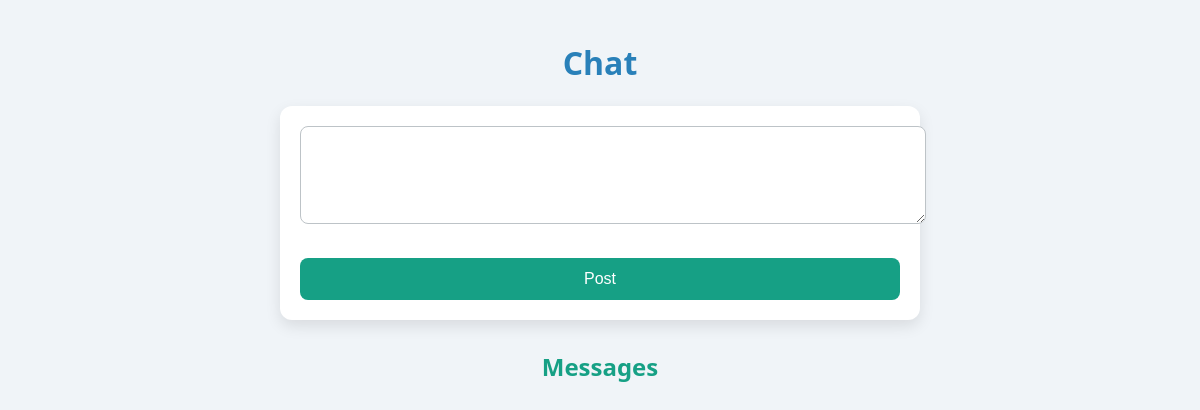
The app's page /pharmacist/chat (signed in), older data.
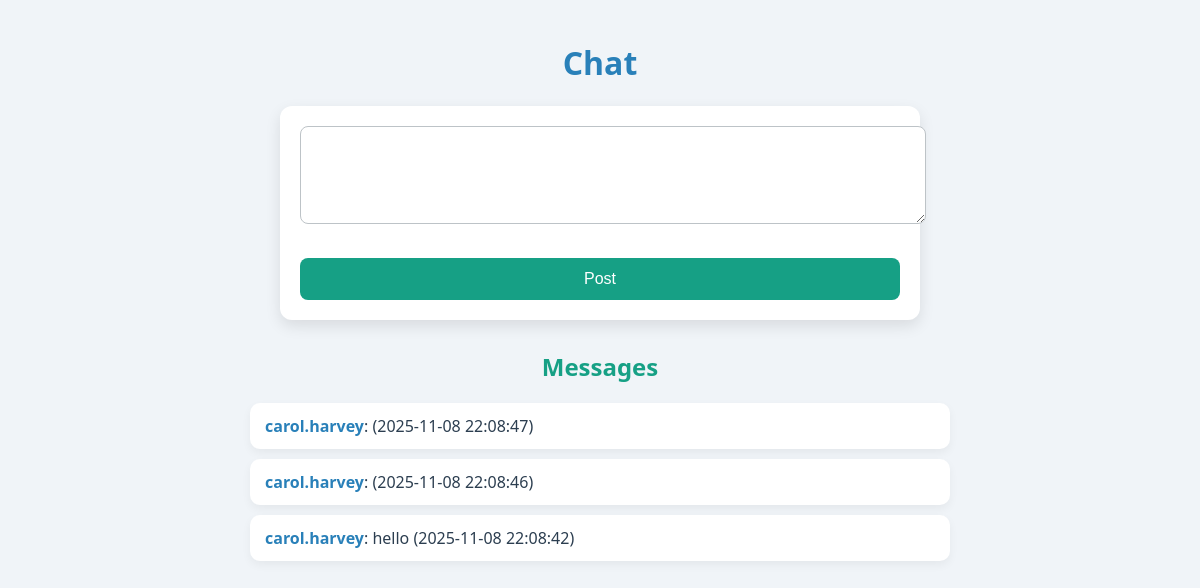
The same page, newer data.
### tables this page shows
CREATE TABLE messages (
    id INTEGER PRIMARY KEY AUTOINCREMENT,
    author TEXT,
    message TEXT,
    created_at TIMESTAMP DEFAULT CURRENT_TIMESTAMP
);

### app/src/pharmacist.py (the view)
@pharmacist_bp.route("/chat", methods=["GET", "POST"])
@require_auth
def chat():
    conn = get_db()
    if request.method == "POST":
        author = g.user["sub"]
        message = request.form.get("message", "")
        conn.execute("INSERT INTO messages (author, message, created_at) VALUES (?, ?, datetime('now'))", (author, message))
        conn.commit()
        return redirect(url_for("pharmacist.chat"))
    cur = conn.execute("SELECT id, author, message, created_at FROM messages ORDER BY created_at DESC")
    rows = cur.fetchall()
    return render_template("pharmacist_chat.html", messages=rows)

### app/src/auth.py (called while the page is built)
def require_auth(f):
    @wraps(f)
    def inner(*args, **kwargs):
        token = request.cookies.get("oopsy_jwt")
        if not token:
            return redirect(url_for("auth.login"))
        try:
            data = jwt.decode(token, JWT_SECRET, algorithms=["HS256"])
        except Exception:
            return redirect(url_for("auth.login"))
        g.user = data  # stores username and role
        return f(*args, **kwargs)
    return inner

### app/src/pharmacist.py (called while the page is built)
def get_db():
    conn = sqlite3.connect(str(DB_FILE))
    conn.row_factory = sqlite3.Row
    return conn

### app/templates/pharmacist_chat.html
<!doctype html>
<html>
<head><meta charset="utf-8"><title>Pharmacist chat</title>
<link rel="stylesheet" href="/static/css/pharmacist_chat.css"></head>
<body>
  <h1>Chat</h1>
  <form action="/pharmacist/chat" method="post">
    <textarea name="message" rows="4" cols="60"></textarea><br>
    <button type="submit">Post</button>
  </form>
  <h2>Messages</h2>
  <ul>
    {% for m in messages %}
      <li><strong>{{ m['author'] }}</strong>: {{ m['message'] }} ({{ m['created_at'] }})</li>
    {% endfor %}
  </ul>
</body>
</html>

### app/static/css/pharmacist_chat.css (style rules this page uses)
body { font-family: "Segoe UI", Tahoma, Geneva, Verdana, sans-serif; background-color: #f0f4f8; color: #2c3e50; margin: 0; padding: 20px; }
h1, h2 { text-align: center; color: #2980b9; }
h2 { margin-top: 30px; color: #16a085; }
form { display: flex; flex-direction: column; max-width: 600px; margin: 0 auto 20px auto; background-color: #ffffff; padding: 20px; border-radius: 12px; box-shadow: 0 6px 15px rgba(0,0,0,0.1); }
textarea { width: 100%; padding: 12px; border-radius: 8px; border: 1px solid #bdc3c7; font-size: 1rem; resize: vertical; transition: all 0.2s; }
button { margin-top: 12px; padding: 12px; border: none; border-radius: 8px; background-color: #16a085; color: white; font-size: 1rem; cursor: pointer; transition: all 0.2s; }
ul { max-width: 700px; margin: 0 auto; padding: 0; list-style: none; }
ul li { background-color: #ffffff; margin-bottom: 10px; padding: 12px 15px; border-radius: 10px; box-shadow: 0 4px 10px rgba(0,0,0,0.05); }
ul li strong { color: #2980b9; }

Row changes from the older to the newer data that the page shows:
added messages: author "carol.harvey", created_at "2025-11-08 22:08:47"
added messages: author "carol.harvey", created_at "2025-11-08 22:08:46"
added messages: author "carol.harvey", message "hello", created_at "2025-11-08 22:08:42"
